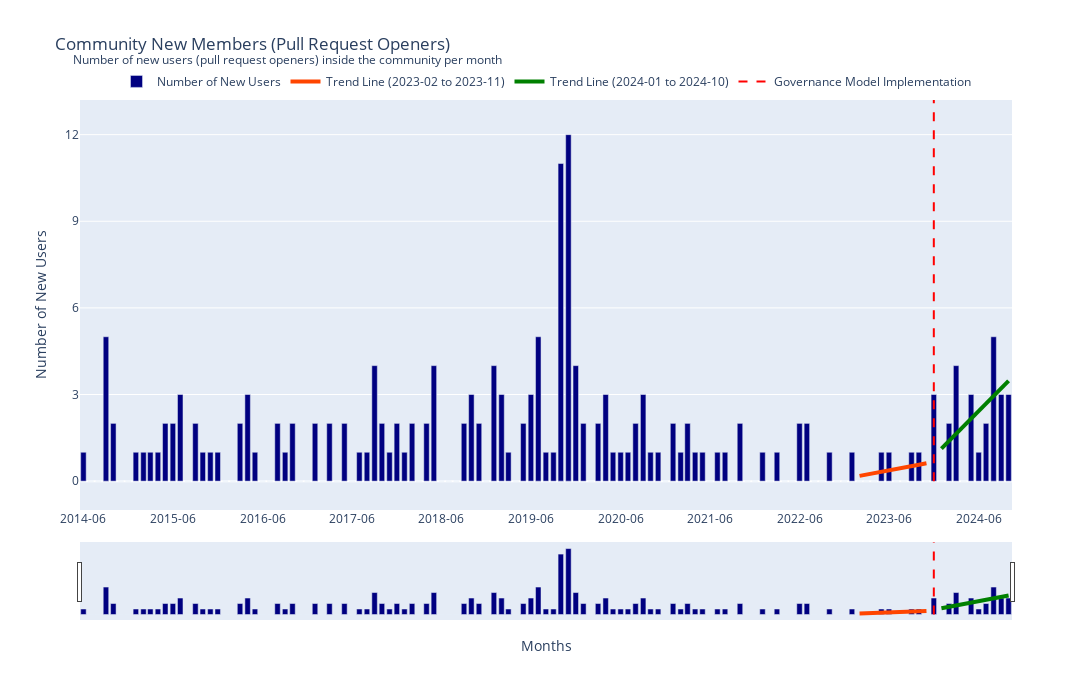

Source (notebook cell):
### Code cell
months = full_data['created_at'].astype(str)
mean_values = full_data['number_of_users']
fig = go.Figure()

fig.add_trace(go.Bar(
    x=months,
    y=mean_values,
    name='Number of New Users',
    marker=dict(color='navy')
))

fig.add_trace(go.Scatter(
    x=data_1['created_at'].astype(str),
    y=trend_1,
    mode='lines',
    line=dict(color='orangered', width=4),
    name='Trend Line (2023-02 to 2023-11)'
))

fig.add_trace(go.Scatter(
    x=data_2['created_at'].astype(str),
    y=trend_2,
    mode='lines',
    line=dict(color='green', width=4),
    name='Trend Line (2024-01 to 2024-10)'
))


fig.update_layout(
    title='Community New Members (Pull Request Openers)',
    xaxis_title='Months',
    yaxis_title='Number of New Users',
    xaxis=dict(
        tickmode='array',
        tickvals=months[::12],
        ticktext=months[::12],
        rangeslider=dict(visible=False),
        tickformat='%Y-%m',
    ),
    yaxis=dict(range=[-1, max(mean_values) * 1.1], dtick=3), 
    hovermode='x unified',
    width=1400,
    height=700,
    legend=dict(
        orientation='h',
        yanchor='bottom',
        y=1.01,
        xanchor='center',
        x=0.5
    ),
    annotations=[
        dict(
            text='Number of new users (pull request openers) inside the community per month',
            xref='paper',
            yref='paper',
            x=-0.01,
            y=1.09,
            showarrow=False,
            font=dict(size=12)
        )
    ]
)

fig.add_trace(go.Scatter(
    x=['2023-12', '2023-12'],
    y=[0, max(mean_values) * 1.1],
    mode='lines',
    line=dict(color='red', dash='dash'),
    name='Governance Model Implementation'
))

fig.write_image('images/community_pr_new_members.png')

fig.update_layout(
    annotations=[
        dict(
            y=1.125
        )
    ],
    xaxis=dict(
        rangeslider=dict(visible=True),
    )
)

fig.show()

### Figure 1 — Plotly figure (JSON) as saved in the notebook; plotly's stock layout.template omitted (floating-point values rounded to 4 significant figures)
{"data": [{"marker": {"color": "navy"}, "name": "Number of New Users", "type": "bar", "x": ["2014-06", "2014-07", "2014-08", "2014-09", "2014-10", "2014-11", "2014-12", "2015-01", "2015-02", "2015-03", "2015-04", "2015-05", "2015-06", "2015-07", "2015-08", "2015-09", "2015-10", "2015-11", "2015-12", "2016-01", "2016-02", "2016-03", "2016-04", "2016-05", "2016-06", "2016-07", "2016-08", "2016-09", "2016-10", "2016-11", "2016-12", "2017-01", "2017-02", "2017-03", "2017-04", "2017-05", "2017-06", "2017-07", "2017-08", "2017-09", "2017-10", "2017-11", "2017-12", "2018-01", "2018-02", "2018-03", "2018-04", "2018-05", "2018-06", "2018-07", "2018-08", "2018-09", "2018-10", "2018-11", "2018-12", "2019-01", "2019-02", "2019-03", "2019-04", "2019-05", "2019-06", "2019-07", "2019-08", "2019-09", "2019-10", "2019-11", "2019-12", "2020-01", "2020-02", "2020-03", "2020-04", "2020-05", "2020-06", "2020-07", "2020-08", "2020-09", "2020-10", "2020-11", "2020-12", "2021-01", "2021-02", "2021-03", "2021-04", "2021-05", "2021-06", "2021-07", "2021-08", "2021-09", "2021-10", "2021-11", "2021-12", "2022-01", "2022-02", "2022-03", "2022-04", "2022-05", "2022-06", "2022-07", "2022-08", "2022-09", "2022-10", "2022-11", "2022-12", "2023-01", "2023-02", "2023-03", "2023-04", "2023-05", "2023-06", "2023-07", "2023-08", "2023-09", "2023-10", "2023-11", "2023-12", "2024-01", "2024-02", "2024-03", "2024-04", "2024-05", "2024-06", "2024-07", "2024-08", "2024-09", "2024-10"], "y": [1, 0, 0, 5, 2, 0, 0, 1, 1, 1, 1, 2, 2, 3, 0, 2, 1, 1, 1, 0, 0, 2, 3, 1, 0, 0, 2, 1, 2, 0, 0, 2, 0, 2, 0, 2, 0, 1, 1, 4, 2, 1, 2, 1, 2, 0, 2, 4, 0, 0, 0, 2, 3, 2, 0, 4, 3, 1, 0, 2, 3, 5, 1, 1, 11, 12, 4, 2, 0, 2, 3, 1, 1, 1, 2, 3, 1, 1, 0, 2, 1, 2, 1, 1, 0, 1, 1, 0, 2, 0, 0, 1, 0, 1, 0, 0, 2, 2, 0, 0, 1, 0, 0, 1, 0, 0, 0, 1, 1, 0, 0, 1, 1, 0, 3, 0, 2, 4, 0, 3, 1, 2, 5, 3, 3]}, {"line": {"color": "orangered", "width": 4}, "mode": "lines", "name": "Trend Line (2023-02 to 2023-11)", "type": "scatter", "x": ["2023-02", "2023-03", "2023-04", "2023-05", "2023-06", "2023-07", "2023-08", "2023-09", "2023-10", "2023-11"], "y": [0.1818, 0.2303, 0.2788, 0.3273, 0.3758, 0.4242, 0.4727, 0.5212, 0.5697, 0.6182]}, {"line": {"color": "green", "width": 4}, "mode": "lines", "name": "Trend Line (2024-01 to 2024-10)", "type": "scatter", "x": ["2024-01", "2024-02", "2024-03", "2024-04", "2024-05", "2024-06", "2024-07", "2024-08", "2024-09", "2024-10"], "y": [1.127, 1.388, 1.648, 1.909, 2.17, 2.43, 2.691, 2.952, 3.212, 3.473]}, {"line": {"color": "red", "dash": "dash"}, "mode": "lines", "name": "Governance Model Implementation", "type": "scatter", "x": ["2023-12", "2023-12"], "y": [0, 13.2]}], "layout": {"annotations": [{"font": {"size": 12}, "showarrow": false, "text": "Number of new users (pull request openers) inside the community per month", "x": -0.01, "xref": "paper", "y": 1.125, "yref": "paper"}], "height": 700, "hovermode": "x unified", "legend": {"orientation": "h", "x": 0.5, "xanchor": "center", "y": 1.01, "yanchor": "bottom"}, "title": {"text": "Community New Members (Pull Request Openers)"}, "width": 1400, "xaxis": {"rangeslider": {"visible": true}, "tickformat": "%Y-%m", "tickmode": "array", "ticktext": ["2014-06", "2015-06", "2016-06", "2017-06", "2018-06", "2019-06", "2020-06", "2021-06", "2022-06", "2023-06", "2024-06"], "tickvals": ["2014-06", "2015-06", "2016-06", "2017-06", "2018-06", "2019-06", "2020-06", "2021-06", "2022-06", "2023-06", "2024-06"], "title": {"text": "Months"}}, "yaxis": {"dtick": 3, "range": [-1, 13.2], "title": {"text": "Number of New Users"}}}}
